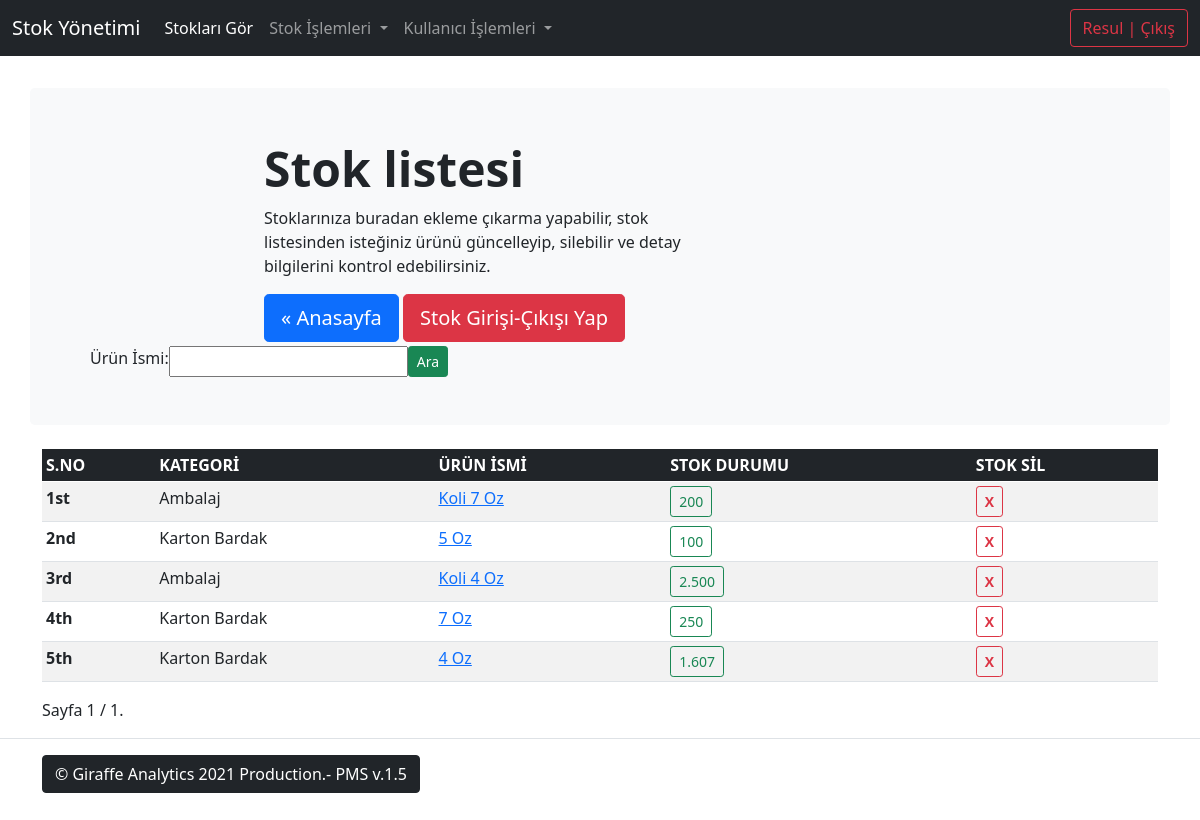
The app's page /products/ (signed in), older data.
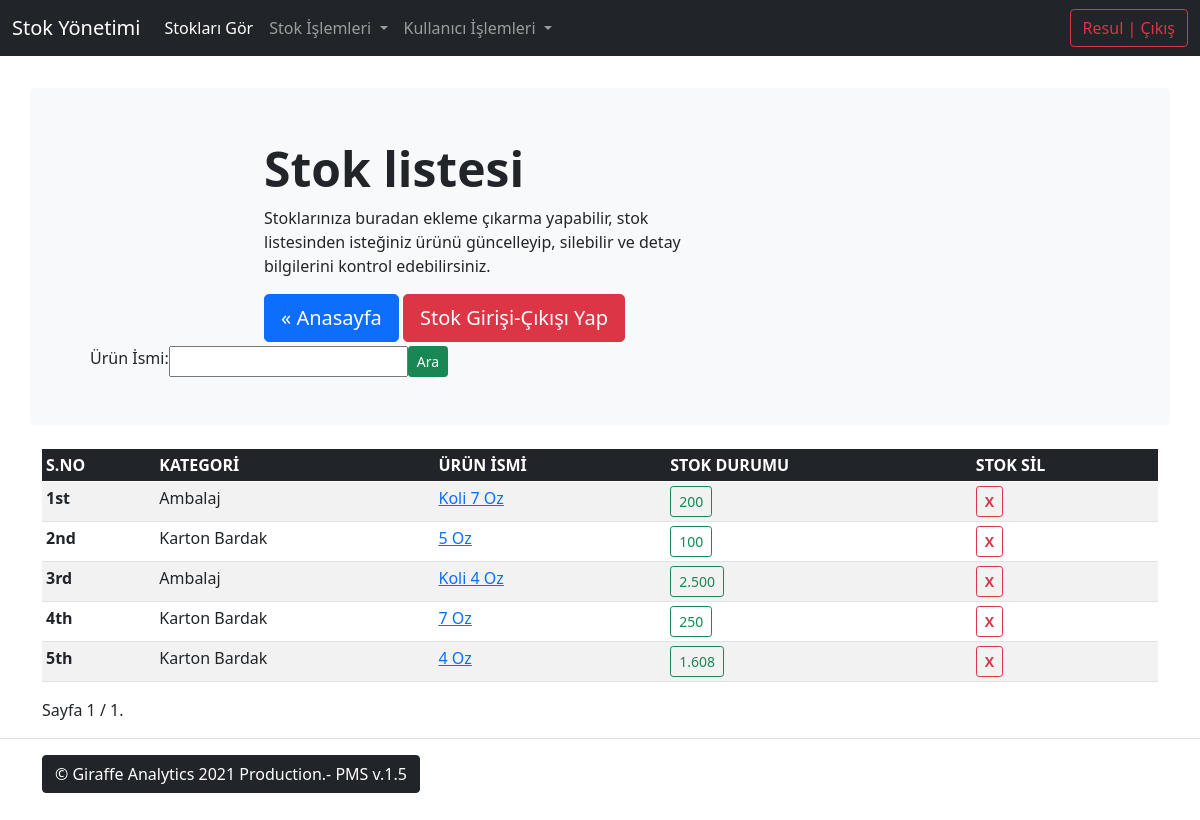
The same page, newer data.
### products/models/product_model.py (models this page shows, shortened)
class Product(models.Model):
    product_name = models.CharField(max_length=55, verbose_name='Ürün İsmi', unique=True)
    quantity = models.PositiveIntegerField(verbose_name='Ürün Miktarı')
    category = models.ForeignKey('Category', on_delete=models.SET_NULL, null=True, blank=True)
    content = models.TextField(verbose_name="Ürün Açıklaması", max_length=255, null=True, blank=True)
    class Meta:
        verbose_name = "Ürün"
        verbose_name_plural = "Ürünler"
        ordering = ("-id",)

class Category(models.Model):
    name = models.CharField(max_length=30, unique=True, verbose_name='Kategori İsmi')
    class Meta:
        verbose_name = "Kategori"
        verbose_name_plural = "Kategoriler"
        ordering = ['-id']
    def __str__(self):
        return self.name

### products/views/product_list.py (the view)
# urls.py: path('', product_list, name='product-list'),
@login_required
def product_list(request):
    queryset = Product.objects.all()
    form = ProductSearchForm(request.POST or None)
    if request.method == 'POST':
        query = form['product_name'].value()
        queryset = queryset.filter(Q(product_name__icontains=query) |
                                   Q(category__name__icontains=query)).distinct()
    paginator = Paginator(queryset, 25)  # Show 25 result per page.
    page = request.GET.get('page')
    try:
        queryset = paginator.page(page)
    except PageNotAnInteger:
        queryset = paginator.page(1)
    except EmptyPage:
        queryset = paginator.page(paginator.num_pages)
    context = {
        'title': 'Ürünlere ait stok listesi',
        'queryset': queryset,
        'form': form
    }
    return render(request, 'products/product-list.html', context)

### products/forms/product_search_form.py
class ProductSearchForm(forms.ModelForm):
    class Meta:
        model = Product
        fields = ['product_name']

### templates/products/product-list.html (shortened to what this page needs)
{% extends 'base.html' %}
{% load humanize %}
{% block content %}
<main>
    <div class="container py-sm-3">
    <div class="p-5 mb-sm-4 bg-light rounded-3 row">
      <div class="container-fluid py-sm-1 col-md-8 align-self-center">
        <h2 class="display-5 fw-bold">Stok listesi</h2>
        <p class="col-md-8">Stoklarınıza buradan ekleme çıkarma yapabilir, stok listesinden isteğiniz ürünü güncelleyip, silebilir ve detay bilgilerini kontrol edebilirsiniz.</p>
        <a href="{% url 'landing-page' %}" class="btn btn-primary btn-lg" type="button">&laquo; Anasayfa</a>
        <a href="{% url 'products:action-create' %}" class="btn btn-danger btn-lg" type="button">Stok Girişi-Çıkışı Yap</a>
      </div>
        <div class="container-fluid row align-items-end col-auto">
        <form class="d-flex" method="post">
                    {% csrf_token %} {{form.as_table}}
                    <button class="btn btn-success btn-sm" type="submit">Ara</button>
                </form>
        </div>
    </div>
<table class="table table-striped table-hover table-sm">
    <thead class="table-dark">
        <tr>
          <th scope="col">S.NO</th>
          <th scope="col">KATEGORİ</th>
          <th scope="col" data-bs-toggle="tooltip" data-bs-placement="top" title="Ürün Detayı">ÜRÜN İSMİ</th>
          <th scope="col" data-bs-toggle="tooltip" data-bs-placement="top" title="Stok Güncelle">STOK DURUMU</th>
          <th scope="col" data-bs-toggle="tooltip" data-bs-placement="top" title="Ürün Sil">STOK SİL</th>
        </tr>
    </thead>
    <tbody>
        {% for obj in queryset %}
            <tr>
              <th scope="row">{{ forloop.counter | ordinal }}</th>
              <td >{{ obj.category | capfirst }}</td>
              <td><a href="{% url 'products:product-detail' obj.id %}" data-bs-toggle="tooltip" data-bs-placement="top" title="Ürün Detayı">{{ obj.product_name | capfirst }}</a></td>
              <td><a href="{% url 'products:product-update' obj.id %}" class="btn btn-outline-success btn-sm" data-bs-toggle="tooltip" data-bs-placement="top" title="Stok Güncelle">{{ obj.quantity | intcomma}}</a></td>
              <td><a href="{% url 'products:product-delete' obj.id %}" class="btn btn-outline-danger btn-sm" data-bs-toggle="tooltip" data-bs-placement="top" title="Ürün Sil"><b>X</b></a></td>
            </tr>
        {% endfor %}
    </tbody>
</table>
<div class="row">
<div class="col-md-6 col-md-offset-3">
<div class="pagination pagination-sm">
    <span class="step-links">
        <span class="current page-item active">
            Sayfa {{ queryset.number }} / {{ queryset.paginator.num_pages }}.
        </span>
    </span>
</div>
</div>
</div>
</div>
</main>
 {% endblock %}

Row changes from the older to the newer data that the page shows:
changed Product "4 Oz": quantity "1.607" → "1.608"
